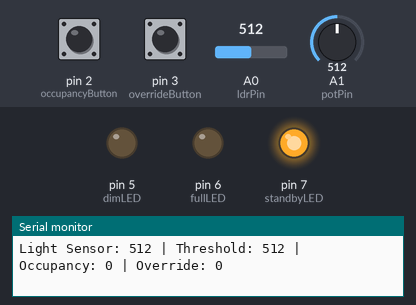
Recording of a sketch running on a simulated Arduino Uno, built with avr-gcc and run on an emulated ATmega328P. On the bench: output pins drawn as LEDs (lit = HIGH), the last lines printed to the serial monitor. The inputs (shaded band) are chosen by the test bench; at power-on: pin 2 (occupancyButton) HIGH, pin 3 (overrideButton) HIGH, A0 (ldrPin) = 512, A1 (potPin) = 512.

Above: at 1.2 s.
1.3 s: pin 2 (occupancyButton) pulled LOW for 0.35 s
At 1.65 s:
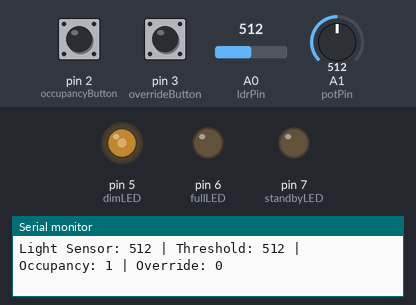
3.3 s: pin 2 (occupancyButton) pulled LOW for 3.2 s
At 7.1 s:
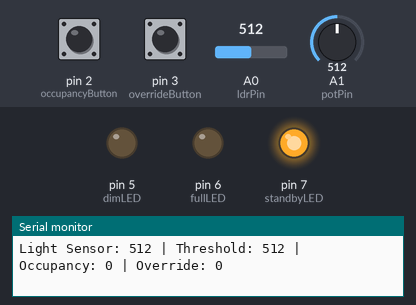
Timing chart, 0 to 8.6 s (numbered marks = the images above; inputs shaded):
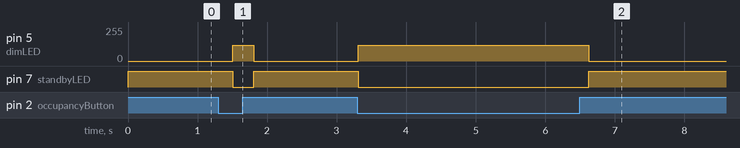

The sketch:

Rev1_BaseLightingControl.ino
```cpp
/*
------------------------------------------------------------
Project Title: Arduino Intelligent Energy Efficient Lighting Control
Purpose:
Controls prototype lighting using ambient light sensing,
occupancy demand, and manual override.
------------------------------------------------------------
*/

//PIN DEFINITIONS
const int ldrPin = A0;          // Ambient light sensor
const int potPin = A1;          // User threshold adjustment

const int occupancyButton = 2;  // Simulated occupancy input
const int overrideButton = 3;   // Manual override input

const int dimLED = 5;           // PWM dim lighting
const int fullLED = 6;          // PWM full lighting
const int standbyLED = 7;       // standby indicator

//VARIABLES
int lightValue = 0;
int thresholdValue = 0;

bool occupancyState = false;
bool overrideState = false;

//SETUP
void setup() {
  pinMode(occupancyButton, INPUT_PULLUP);
  pinMode(overrideButton, INPUT_PULLUP);

  pinMode(dimLED, OUTPUT);
  pinMode(fullLED, OUTPUT);
  pinMode(standbyLED, OUTPUT);

  Serial.begin(9600);
}

//MAIN LOOP
void loop() {

  // Read analogue values
  lightValue = analogRead(ldrPin);
  thresholdValue = analogRead(potPin);

  // Read button states (LOW means pressed due to INPUT_PULLUP)
  occupancyState = (digitalRead(occupancyButton) == LOW);
  overrideState = (digitalRead(overrideButton) == LOW);

  // Print values for calibration/testing
  Serial.print("Light Sensor: ");
  Serial.print(lightValue);
  Serial.print(" | Threshold: ");
  Serial.print(thresholdValue);
  Serial.print(" | Occupancy: ");
  Serial.print(occupancyState);
  Serial.print(" | Override: ");
  Serial.println(overrideState);

  // ----------- STATE 1: BRIGHT ROOM + NO OVERRIDE -----------
  if (lightValue > thresholdValue && !overrideState) {

    analogWrite(dimLED, 0);
    analogWrite(fullLED, 0);
    digitalWrite(standbyLED, HIGH);

  }

  // ----------- STATE 2: BRIGHT ROOM + OVERRIDE PRESSED -----------
  else if (lightValue > thresholdValue && overrideState) {

    analogWrite(dimLED, 150);
    analogWrite(fullLED, 200);
    digitalWrite(standbyLED, LOW);

  }

  // ----------- STATE 3: MEDIUM LIGHT + OCCUPIED -----------
  else if (lightValue <= thresholdValue && lightValue > (thresholdValue * 0.5) && occupancyState) {

    analogWrite(dimLED, 120);
    analogWrite(fullLED, 0);
    digitalWrite(standbyLED, LOW);

  }

  // ----------- STATE 4: DARK ROOM + OCCUPIED -----------
  else if (lightValue <= (thresholdValue * 0.5) && occupancyState) {

    analogWrite(dimLED, 0);
    analogWrite(fullLED, 255);
    digitalWrite(standbyLED, LOW);

  }

  // ----------- STATE 5: DARK ROOM + UNOCCUPIED -----------
  else {

    analogWrite(dimLED, 0);
    analogWrite(fullLED, 0);
    digitalWrite(standbyLED, HIGH);

  }

  delay(300);
}
```

Measured:
- after the input at 1.3 s, pin 5 (dimLED): 0/255 → 120/255 after 0.21 s, → 0/255 0.30 s later; pin 7 (standbyLED): HIGH → LOW after 0.21 s, → HIGH 0.30 s later
- after the input at 3.3 s, pin 5 (dimLED): 0/255 → 120/255 at once, → 0/255 3.3 s later; pin 7 (standbyLED): HIGH → LOW at once, → HIGH 3.3 s later
